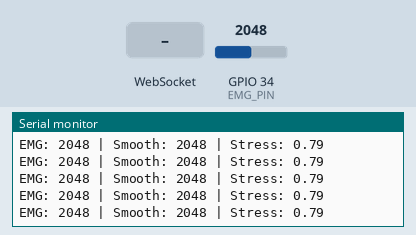
A sketch run on a simulated ESP32. Shown: the last lines printed to the serial monitor. Inputs (shaded band) come from the test bench; at power-on: GPIO 34 (EMG_PIN) = 2048 (analog values on the 0–4095 scale). WiFi joins after 1.5 s; servers stay silent unless stated.

Above: at 2.7 s.
2.8 s: WebSocket text "CAL_LOW" received
At 2.92 s:
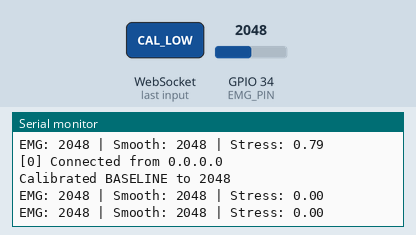
4.3 s: WebSocket text "CAL_HIGH" received
At 4.42 s:
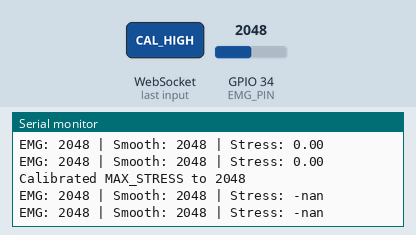
5.8 s: GPIO 34 (EMG_PIN) set to 2540
At 5.83 s:
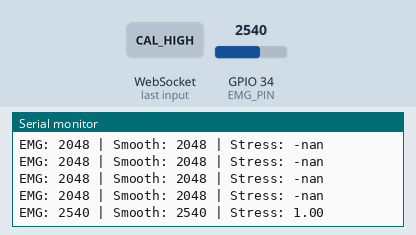
7.3 s: GPIO 34 (EMG_PIN) set to 2460
At 7.34 s:
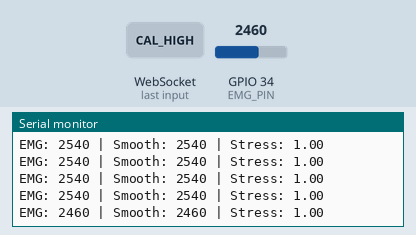
Timing chart, 0 to 9.8 s (numbered marks = the images above; inputs shaded):
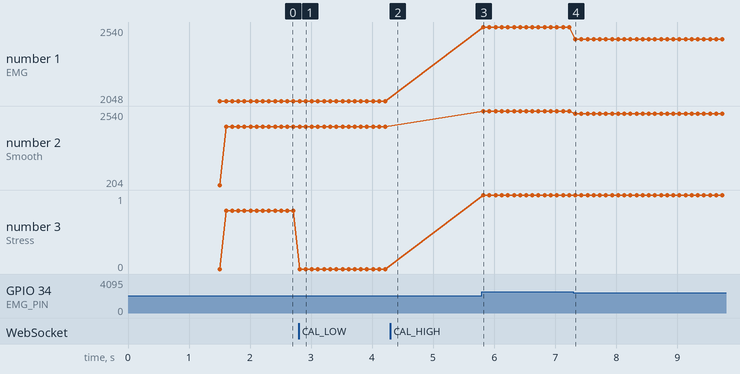

Measured:
- after the input at 2.8 s, the serial monitor: prints a new line at once (image 1)
- after the input at 4.3 s, the serial monitor: prints a new line at once (image 2)
- after the input at 5.8 s, the serial monitor: prints a new line at once (image 3)
- after the input at 7.3 s, the serial monitor: prints a new line at once (image 4)
- plotted number 1: 2048 → 2540 after the input at 5.8 s, 2540 → 2460 after the input at 7.3 s
- plotted number 2: 2048 → 2540 after the input at 5.8 s, 2540 → 2460 after the input at 7.3 s
- plotted number 3: 0 → 1 after the input at 5.8 s

The sketch:

emg_websocket.ino
```cpp
/*
 * ESP32 EMG Stress Sensor — WebSocket Server
 *
 * WIRING:
 *   EMG Sensor Signal → GPIO 34 (ADC1_CH6, analog input)
 *   EMG Sensor VCC    → 3.3V on ESP32
 *   EMG Sensor GND    → GND on ESP32
 *   9V Battery        → VIN on ESP32 (through voltage regulator if needed)
 *   USB Type-B        → for programming / serial debug
 *
 * HOW IT WORKS:
 *   1. Reads raw EMG value from the sensor (0-4095 on ESP32 ADC)
 *   2. Applies a moving average to smooth the signal
 *   3. Maps it to a stress level 0.0 - 1.0
 *   4. Sends JSON via WebSocket every 100ms: {"stress": 0.45, "raw": 1823}
 *   5. Godot connects to ws://<ESP32_IP>:81
 *
 * SETUP:
 *   1. Install "WebSockets" library by Markus Sattler in Arduino IDE
 *   2. Set your WiFi credentials below
 *   3. Upload to ESP32
 *   4. Open Serial Monitor at 115200 baud to see the IP address
 *   5. Enter that IP in Godot's stress_monitor.gd
 */

#include <WiFi.h>
#include <WebSocketsServer.h>

// ─── CONFIG ───
const char* WIFI_SSID     = "ALTIDORE";
const char* WIFI_PASSWORD = "bouy1234";
const int   EMG_PIN       = 34;                     // ADC pin for EMG sensor
const int   SEND_INTERVAL = 100;                    // ms between WebSocket sends
const int   SMOOTHING     = 10;                     // moving average window size

// ─── Stress calibration ───
// These define what EMG reading = relaxed vs stressed.
// Calibrate by watching Serial output: relaxed ~200-500, stressed ~1500-3000+
int EMG_BASELINE  = 300;    // typical relaxed reading
int EMG_MAX_STRESS = 2500;  // typical stressed/clenched reading

// ─── State ───
WebSocketsServer webSocket = WebSocketsServer(81);
int readings[10];
int readIndex = 0;
long readTotal = 0;
int smoothedValue = 0;
unsigned long lastSend = 0;
bool clientConnected = false;

void webSocketEvent(uint8_t num, WStype_t type, uint8_t * payload, size_t length) {
  switch(type) {
    case WStype_DISCONNECTED:
      Serial.printf("[%u] Disconnected\n", num);
      clientConnected = false;
      break;
    case WStype_CONNECTED:
      {
        IPAddress ip = webSocket.remoteIP(num);
        Serial.printf("[%u] Connected from %s\n", num, ip.toString().c_str());
        clientConnected = true;
        // Send a welcome message with calibration info
        String welcome = "{\"type\":\"hello\",\"baseline\":";
        welcome += EMG_BASELINE;
        welcome += ",\"max\":";
        welcome += EMG_MAX_STRESS;
        welcome += "}";
        webSocket.sendTXT(num, welcome);
      }
      break;
    case WStype_TEXT:
      {
        // Receive calibration commands from Godot
        String msg = String((char*)payload);
        if (msg.startsWith("CAL_LOW")) {
          EMG_BASELINE = smoothedValue;
          Serial.printf("Calibrated BASELINE to %d\n", EMG_BASELINE);
        } else if (msg.startsWith("CAL_HIGH")) {
          EMG_MAX_STRESS = smoothedValue;
          Serial.printf("Calibrated MAX_STRESS to %d\n", EMG_MAX_STRESS);
        }
      }
      break;
  }
}

void setup() {
  Serial.begin(115200);
  analogReadResolution(12);  // 0-4095

  // Initialize smoothing array
  for (int i = 0; i < SMOOTHING; i++) {
    readings[i] = 0;
  }

  // Connect WiFi
  Serial.println("\n--- EMG Stress Sensor ---");
  Serial.printf("Connecting to %s", WIFI_SSID);
  WiFi.begin(WIFI_SSID, WIFI_PASSWORD);

  while (WiFi.status() != WL_CONNECTED) {
    delay(500);
    Serial.print(".");
  }

  Serial.println("\nWiFi connected!");
  Serial.print("IP Address: ");
  Serial.println(WiFi.localIP());
  Serial.println("WebSocket server on port 81");
  Serial.println("Connect Godot to: ws://" + WiFi.localIP().toString() + ":81");

  webSocket.begin();
  webSocket.onEvent(webSocketEvent);
}

void loop() {
  webSocket.loop();

  // ── Read and smooth EMG ──
  readTotal -= readings[readIndex];
  readings[readIndex] = analogRead(EMG_PIN);
  readTotal += readings[readIndex];
  readIndex = (readIndex + 1) % SMOOTHING;
  smoothedValue = readTotal / SMOOTHING;

  // ── Send stress data at interval ──
  unsigned long now = millis();
  if (now - lastSend >= SEND_INTERVAL) {
    lastSend = now;

    // Calculate normalized stress (0.0 = relaxed, 1.0 = very stressed)
    float stress = (float)(smoothedValue - EMG_BASELINE) / (float)(EMG_MAX_STRESS - EMG_BASELINE);
    stress = constrain(stress, 0.0, 1.0);

    // Debug to Serial
    Serial.printf("EMG: %d | Smooth: %d | Stress: %.2f\n",
                  readings[(readIndex - 1 + SMOOTHING) % SMOOTHING],
                  smoothedValue, stress);

    // Send to all connected WebSocket clients
    if (clientConnected) {
      String json = "{\"stress\":";
      json += String(stress, 3);
      json += ",\"raw\":";
      json += smoothedValue;
      json += "}";
      webSocket.broadcastTXT(json);
    }
  }
}
```
